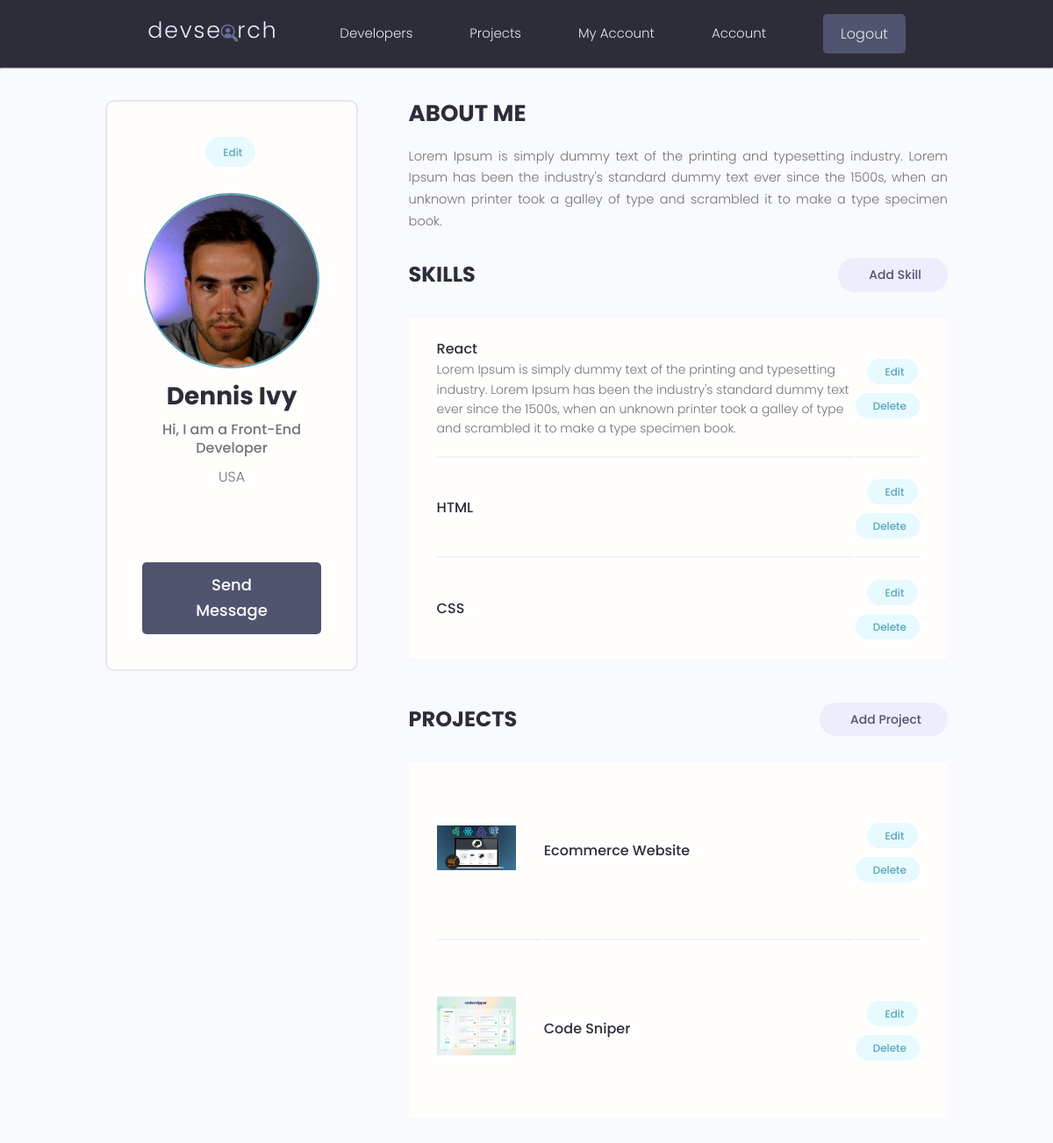
/account/ (signed in), run on an earlier commit of the app's database.
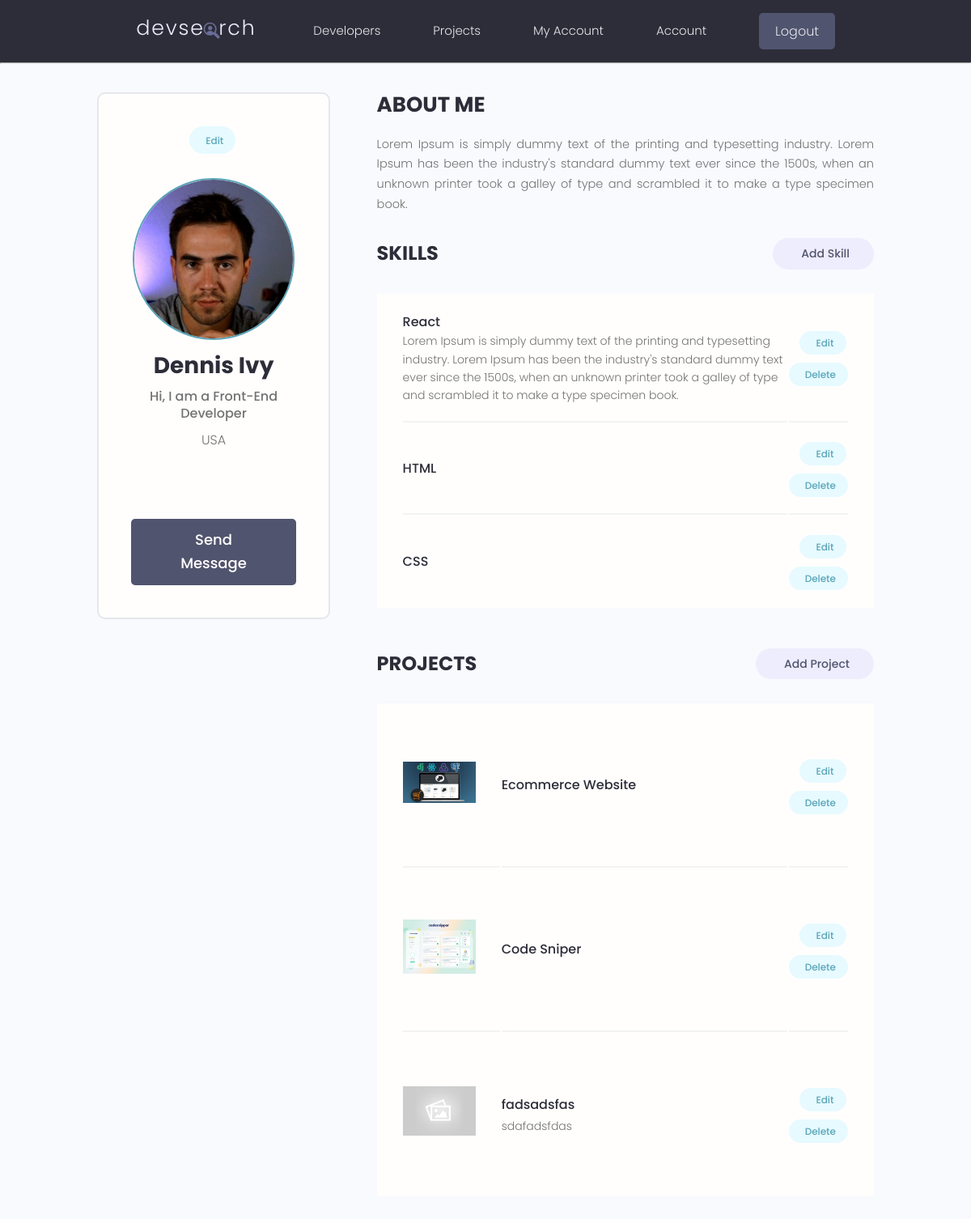
And on a later commit of the database.
### users/models.py (models this page shows, shortened)
class Skill(models.Model):
    owner = models.ForeignKey(Profile, on_delete=models.CASCADE, null=True, blank=True)
    name = models.CharField(max_length=200, null=True, blank=True)
    description = models.TextField(null=True, blank=True)
    created = models.DateTimeField(auto_now_add=True)
    id = models.UUIDField(default=uuid.uuid4, unique=True, primary_key=True, editable=False)

### projects/models.py (models this page shows, shortened)
class Project(models.Model):
    owner = models.ForeignKey(Profile, null=True, blank=True, on_delete=models.SET_NULL)
    title = models.CharField(max_length=200)
    description = models.TextField(null=True, blank=True)
    featured_image = models.ImageField(null=True, blank=True, default="default.jpg")
    demo_link = models.CharField(max_length=200, null=True, blank=True)
    source_link = models.CharField(max_length=200, null=True, blank=True)
    tags = models.ManyToManyField('Tag', blank=True)
    vote_total = models.IntegerField(default=0, null=True, blank=True)
    vote_ratio = models.IntegerField(default=0, null=True, blank=True)
    created = models.DateTimeField(auto_now_add=True)
    id = models.UUIDField(default=uuid.uuid4, unique=True, primary_key=True, editable=False)
    class Meta:
        ordering = ['created']

### users/views.py (the view)
# urls.py: path('account/', views.userAccount, name = "account"),
@login_required(login_url='login')
def userAccount(request):
    profile = request.user.profile
    skills = profile.skill_set.all()
    projects = profile.project_set.all()
    context = {"profile": profile, 'skills': skills, 'projects': projects}
    return render(request, 'users/account.html', context)

### users/templates/users/account.html (shortened to what this page needs)
{% extends 'main.html' %}
{% block content %}
 <main class="settingsPage profile my-md">
    <div class="container">
      <div class="layout">
        <div class="column column--1of3">
          <div class="card text-center">
            <div class="card__body dev">
              <a class="tag tag--pill tag--main settings__btn" href="{% url 'edit-account' %}"> Edit</a>
              <img class="avatar avatar--xl dev__avatar" src="{{ profile.profile_image.url }}"/>
              <h2 class="dev__name">{{ profile.name }}</h2>
              <p class="dev__title">{{ profile.short_intro }}</p>
              <p class="dev__location">{{ profile.location }}</p>
              <ul class="dev__social">
              </ul>
              <a href="#" class="btn btn--sub btn--lg">Send Message </a>
            </div>
          </div>
        </div>
        <div class="column column--2of3">
          <div class="devInfo">
            <h3 class="devInfo__title">About Me</h3>
            <p class="devInfo__about">
              {{profile.bio}}
            </p>
          </div>
          <div class="settings">
            <h3 class="settings__title">Skills</h3>
            <a class="tag tag--pill tag--sub settings__btn tag--lg" href="{% url 'create-skill' %}"> Add Skill</a>
          </div>
          <table class="settings__table">
            {% for skill in skills %}
            <tr>
              <td class="settings__tableInfo">
                <h4>{{skill.name}}</h4>
                <p>
                  {{skill.description}}
                </p>
              </td>
              <td class="settings__tableActions">
                <a class="tag tag--pill tag--main settings__btn" href="{% url 'update-skill' skill.id %}"> Edit</a>
                <a class="tag tag--pill tag--main settings__btn" href="{% url 'delete-skill' skill.id %}?next=/account">
                  Delete</a>
              </td>
            </tr>
            {% endfor %}
          </table>
          <div class="settings">
            <h3 class="settings__title">Projects</h3>
            <a class="tag tag--pill tag--sub settings__btn tag--lg" href="{% url 'create-project' %}"> Add Project</a>
          </div>
          <table class="settings__table">
            {% for project in projects %}
            <tr>
              <td class="settings__thumbnail">
                <a href="{% url 'project' project.id %}"><img src="{{ project.featured_image.url }}" alt="Project Thumbnail" /></a>
              </td>
              <td class="settings__tableInfo">
                <a href="{% url 'project' project.id %}">{{project.title}}</a>
                <p>
                  {{ project.description|slice:"150" }}
                </p>
              </td>
              <td class="settings__tableActions">
                <a class="tag tag--pill tag--main settings__btn" href="{% url 'update-project' project.id %}"> Edit</a>
                <a class="tag tag--pill tag--main settings__btn" href="{% url 'delete-project' project.id %}?next=/account">
                  Delete</a>
              </td>
            </tr>
            {% endfor %}
          </table>
        </div>
      </div>
    </div>
  </main>
{% endblock %}

What changed in the data, as far as the page shows it:
added Project: featured_image (placeholder picture), title "fadsadsfas", description "sdafadsfdas"
